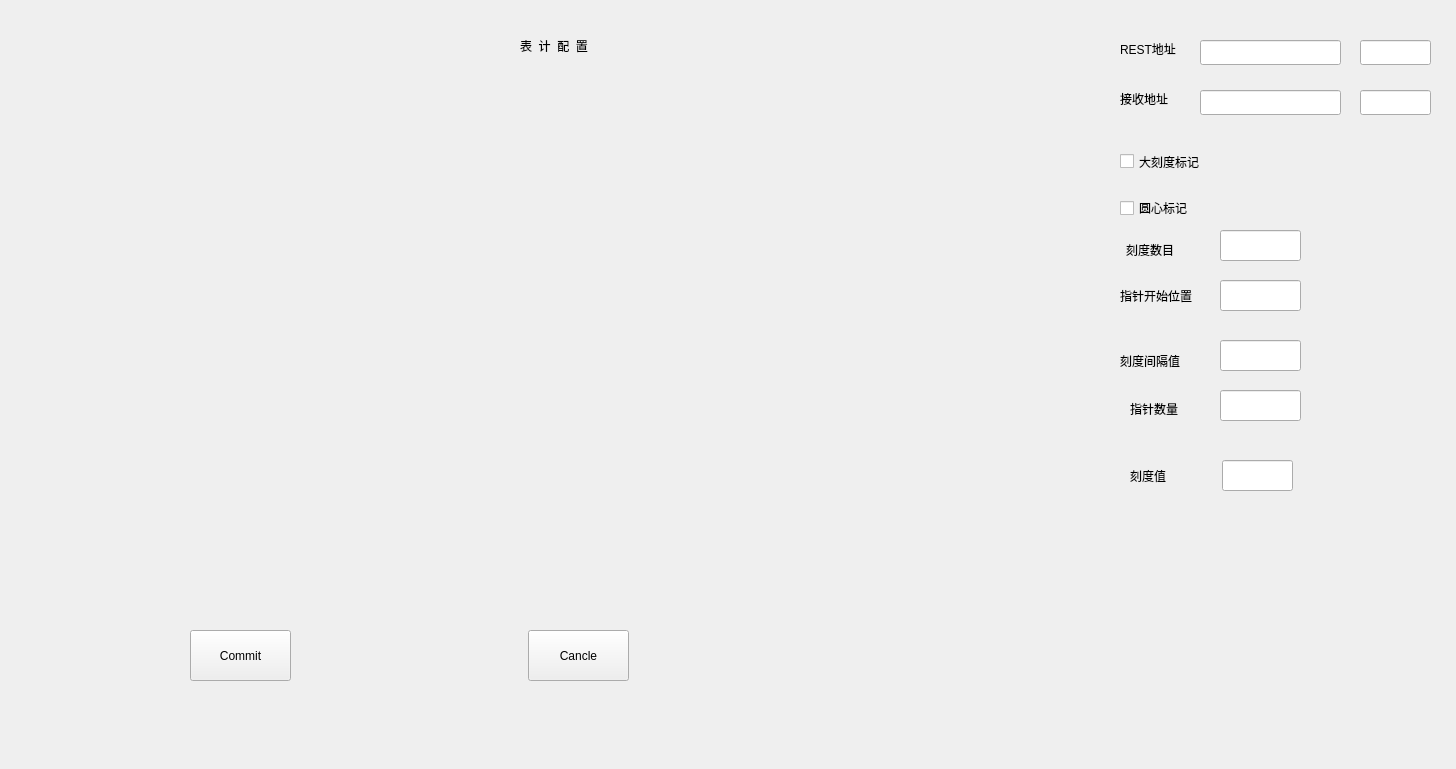
<?xml version="1.0" encoding="UTF-8"?>
<ui version="4.0">
 <class>COnfig_Widget</class>
 <widget class="QWidget" name="COnfig_Widget">
  <property name="geometry">
   <rect>
    <x>0</x>
    <y>0</y>
    <width>1456</width>
    <height>769</height>
   </rect>
  </property>
  <property name="windowTitle">
   <string>Form</string>
  </property>
  <widget class="QLabel" name="Title_label">
   <property name="geometry">
    <rect>
     <x>520</x>
     <y>20</y>
     <width>161</width>
     <height>51</height>
    </rect>
   </property>
   <property name="text">
    <string>表  计  配  置</string>
   </property>
  </widget>
  <widget class="QPushButton" name="Commit_pushButton">
   <property name="geometry">
    <rect>
     <x>190</x>
     <y>630</y>
     <width>101</width>
     <height>51</height>
    </rect>
   </property>
   <property name="text">
    <string>Commit</string>
   </property>
  </widget>
  <widget class="QPushButton" name="Cancle_pushButton">
   <property name="geometry">
    <rect>
     <x>528</x>
     <y>630</y>
     <width>101</width>
     <height>51</height>
    </rect>
   </property>
   <property name="text">
    <string>Cancle</string>
   </property>
  </widget>
  <widget class="QLabel" name="label_2">
   <property name="geometry">
    <rect>
     <x>1130</x>
     <y>460</y>
     <width>67</width>
     <height>31</height>
    </rect>
   </property>
   <property name="text">
    <string>刻度值</string>
   </property>
  </widget>
  <widget class="QLineEdit" name="Value_lineEdit">
   <property name="geometry">
    <rect>
     <x>1222</x>
     <y>460</y>
     <width>71</width>
     <height>31</height>
    </rect>
   </property>
  </widget>
  <widget class="QLabel" name="label">
   <property name="geometry">
    <rect>
     <x>1126</x>
     <y>240</y>
     <width>71</width>
     <height>20</height>
    </rect>
   </property>
   <property name="text">
    <string>刻度数目</string>
   </property>
  </widget>
  <widget class="QLineEdit" name="Kedu_num_lineEdit">
   <property name="geometry">
    <rect>
     <x>1220</x>
     <y>230</y>
     <width>81</width>
     <height>31</height>
    </rect>
   </property>
  </widget>
  <widget class="QLabel" name="label_3">
   <property name="geometry">
    <rect>
     <x>1120</x>
     <y>280</y>
     <width>91</width>
     <height>31</height>
    </rect>
   </property>
   <property name="text">
    <string>指针开始位置</string>
   </property>
  </widget>
  <widget class="QLabel" name="label_4">
   <property name="geometry">
    <rect>
     <x>1120</x>
     <y>350</y>
     <width>81</width>
     <height>21</height>
    </rect>
   </property>
   <property name="text">
    <string>刻度间隔值</string>
   </property>
  </widget>
  <widget class="QLineEdit" name="Step_lineEdit">
   <property name="geometry">
    <rect>
     <x>1220</x>
     <y>340</y>
     <width>81</width>
     <height>31</height>
    </rect>
   </property>
  </widget>
  <widget class="QLabel" name="label_5">
   <property name="geometry">
    <rect>
     <x>1130</x>
     <y>400</y>
     <width>67</width>
     <height>17</height>
    </rect>
   </property>
   <property name="text">
    <string>指针数量</string>
   </property>
  </widget>
  <widget class="QLineEdit" name="Point_num_lineEdit">
   <property name="geometry">
    <rect>
     <x>1220</x>
     <y>390</y>
     <width>81</width>
     <height>31</height>
    </rect>
   </property>
  </widget>
  <widget class="QLineEdit" name="Point_start_lineEdit_2">
   <property name="geometry">
    <rect>
     <x>1220</x>
     <y>280</y>
     <width>81</width>
     <height>31</height>
    </rect>
   </property>
  </widget>
  <widget class="QCheckBox" name="Big_kedu_checkBox">
   <property name="geometry">
    <rect>
     <x>1120</x>
     <y>150</y>
     <width>101</width>
     <height>23</height>
    </rect>
   </property>
   <property name="text">
    <string>大刻度标记</string>
   </property>
  </widget>
  <widget class="QCheckBox" name="Cicle_checkBox">
   <property name="geometry">
    <rect>
     <x>1120</x>
     <y>200</y>
     <width>101</width>
     <height>16</height>
    </rect>
   </property>
   <property name="text">
    <string>圆心标记</string>
   </property>
  </widget>
  <widget class="QWidget" name="Crop_image_label" native="true">
   <property name="geometry">
    <rect>
     <x>70</x>
     <y>90</y>
     <width>441</width>
     <height>451</height>
    </rect>
   </property>
  </widget>
  <widget class="QLabel" name="label_6">
   <property name="geometry">
    <rect>
     <x>1120</x>
     <y>40</y>
     <width>67</width>
     <height>17</height>
    </rect>
   </property>
   <property name="text">
    <string>REST地址</string>
   </property>
  </widget>
  <widget class="QLineEdit" name="RESP_ip_linedit">
   <property name="geometry">
    <rect>
     <x>1200</x>
     <y>40</y>
     <width>141</width>
     <height>25</height>
    </rect>
   </property>
  </widget>
  <widget class="QLineEdit" name="REST_portlineEdit">
   <property name="geometry">
    <rect>
     <x>1360</x>
     <y>40</y>
     <width>71</width>
     <height>25</height>
    </rect>
   </property>
  </widget>
  <widget class="QLabel" name="label_7">
   <property name="geometry">
    <rect>
     <x>1120</x>
     <y>90</y>
     <width>67</width>
     <height>17</height>
    </rect>
   </property>
   <property name="text">
    <string>接收地址</string>
   </property>
  </widget>
  <widget class="QLineEdit" name="Recv_ip_lineEdit">
   <property name="geometry">
    <rect>
     <x>1200</x>
     <y>90</y>
     <width>141</width>
     <height>25</height>
    </rect>
   </property>
  </widget>
  <widget class="QLineEdit" name="Recv_port_lineEdit">
   <property name="geometry">
    <rect>
     <x>1360</x>
     <y>90</y>
     <width>71</width>
     <height>25</height>
    </rect>
   </property>
  </widget>
  <widget class="QLabel" name="Result_show_label">
   <property name="geometry">
    <rect>
     <x>596</x>
     <y>96</y>
     <width>451</width>
     <height>441</height>
    </rect>
   </property>
   <property name="text">
    <string/>
   </property>
  </widget>
 </widget>
 <resources/>
 <connections/>
</ui>
